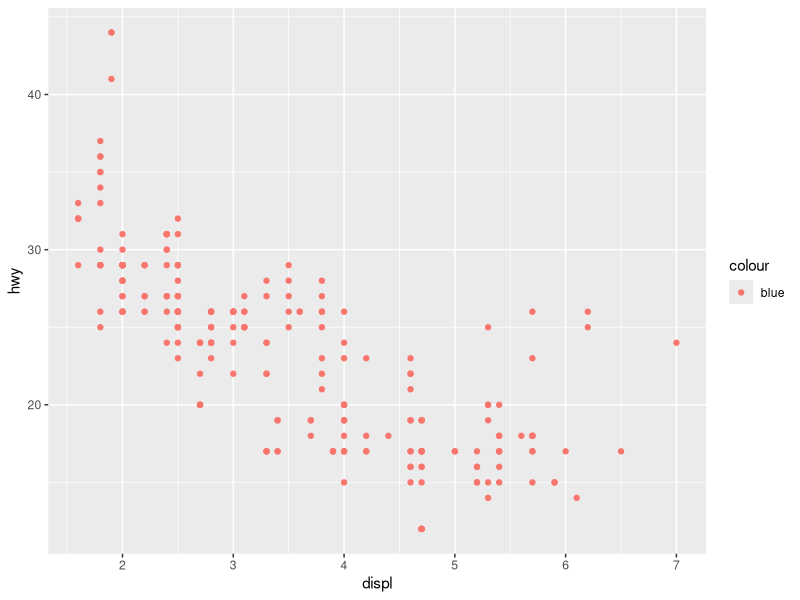
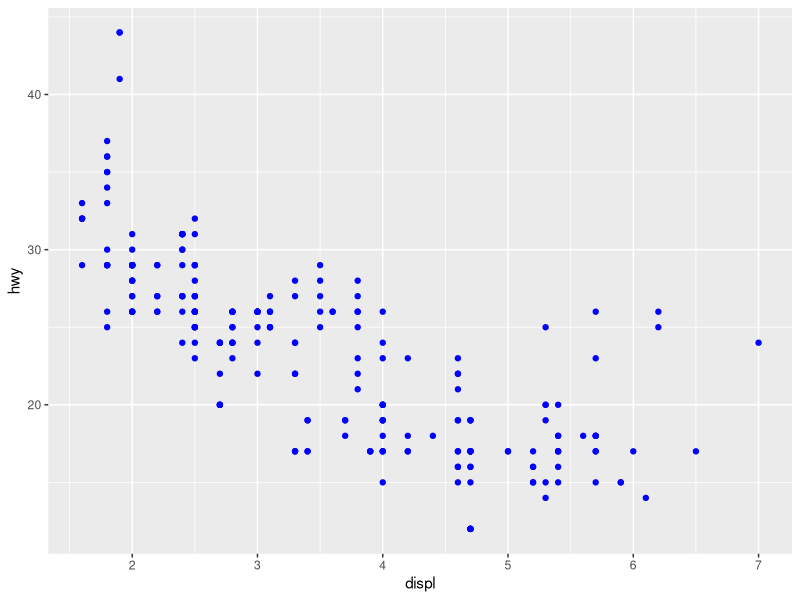
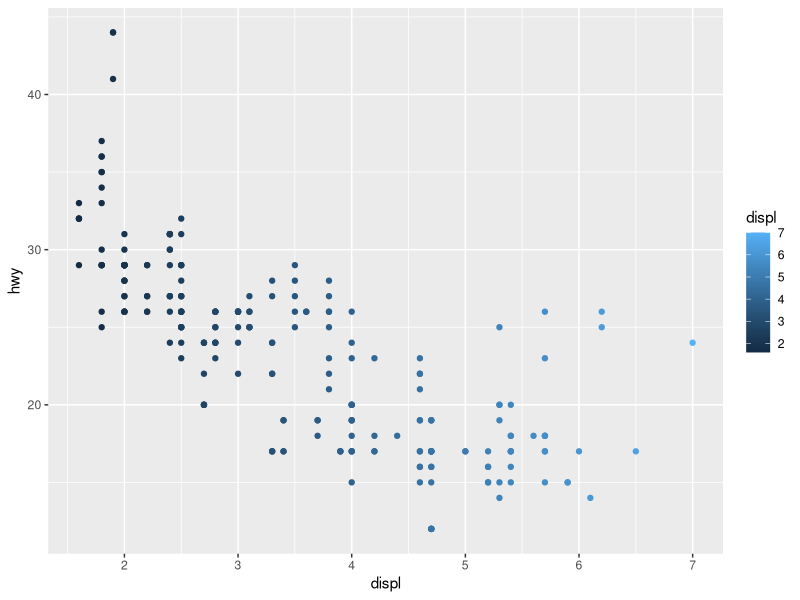
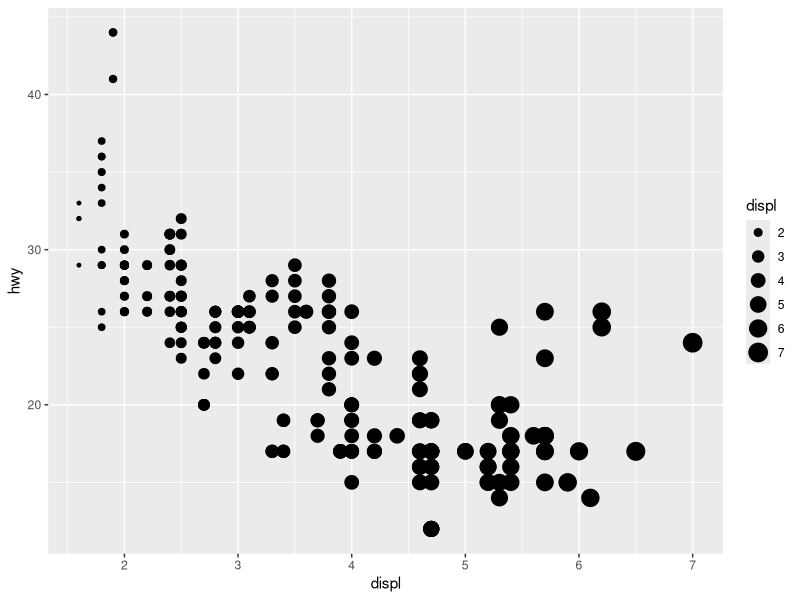
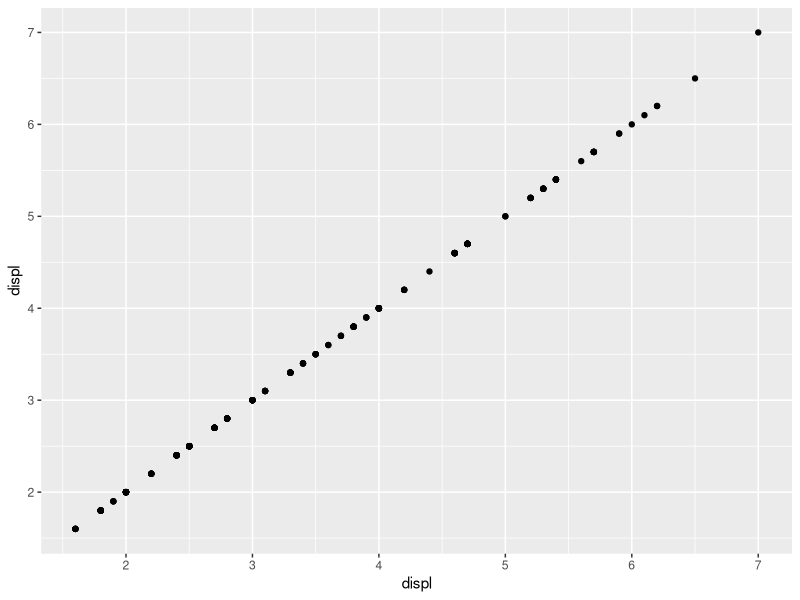
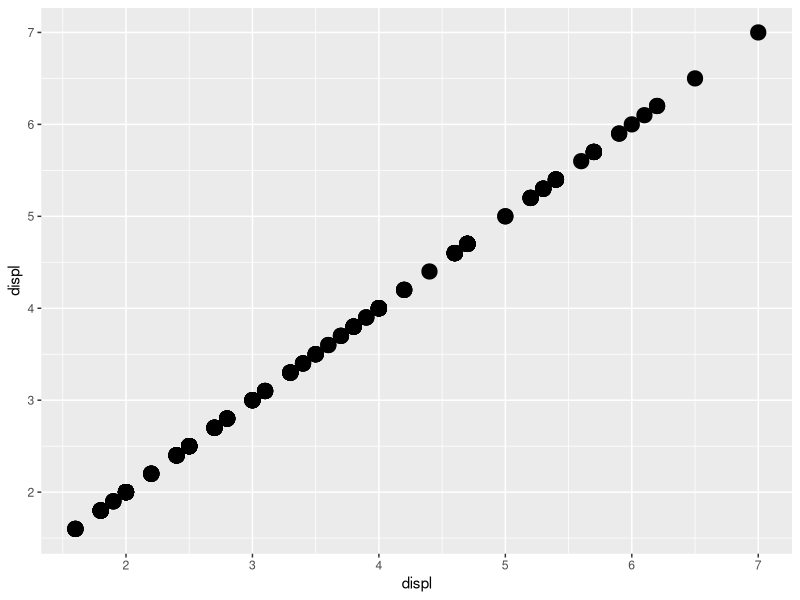
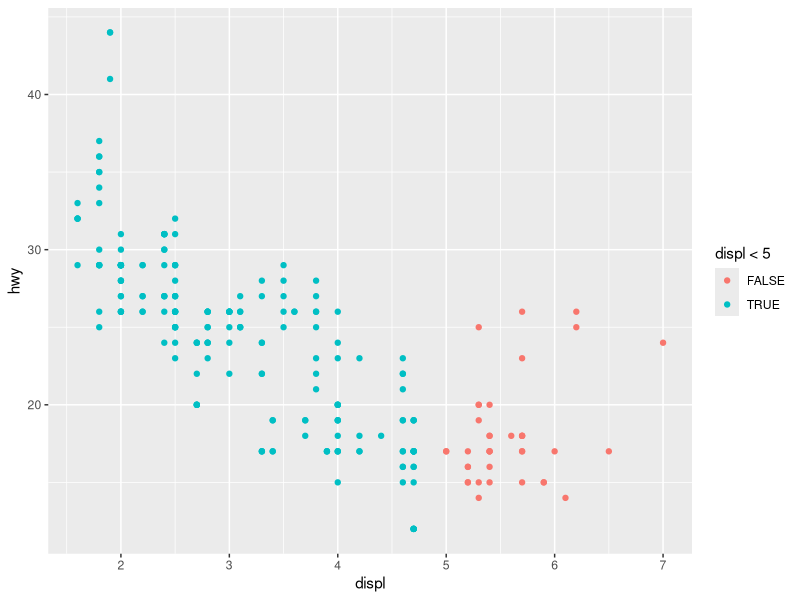
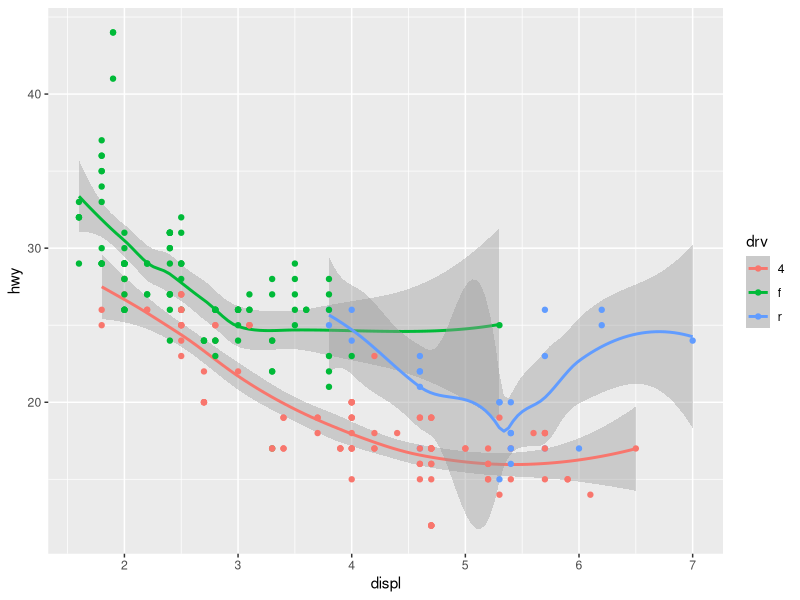

Source code (R) for these figures, in order:
library(tidyverse)

#### Data Visualization with ggplot

# -------------------#
# Geometric objects  #
# -------------------#

## 3.3.1 Exercises
# 1.
# Wrong:
ggplot(data = mpg) + 
  geom_point(mapping = aes(x = displ, y = hwy, color = "blue"))
# Fix:
ggplot(data = mpg) + 
  geom_point(mapping = aes(x = displ, y = hwy), color ="blue")

# 2.
str(mpg)
mpg

# 3.
ggplot(data = mpg) + geom_point(mapping = aes(x = displ, y = hwy, color = displ))
ggplot(data = mpg) + geom_point(mapping = aes(x = displ, y = hwy, size = displ))

# 4.
ggplot(data = mpg, aes(x = displ, y = displ)) + geom_point() 

# 5.
ggplot(data = mpg, aes(x = displ, y = displ, stroke = 3), shape = 21) + geom_point() 

# 6.
ggplot(data = mpg) + geom_point(mapping = aes(x = displ, y = hwy, color = displ < 5))

# Combining geometric objects:
ggplot(data = mpg) + 
  geom_smooth(mapping = aes(x = displ, y = hwy, color = drv)) +
  geom_point(mapping = aes(x = displ, y = hwy, color = drv))

# Better:
ggplot(data = mpg, mapping = aes(x = displ, y = hwy, color = drv)) + 
  geom_point() + 
  geom_smooth(mapping = aes(linetype = drv))

# Without confidence interval:
ggplot(data = mpg, mapping = aes(x = displ, y = hwy, color = drv)) + 
  geom_point() + 
  geom_smooth(se = FALSE)


# Exercise 3.6.6

# With stroke:
ggplot(mpg, aes(displ, hwy)) + 
  geom_point(colour="white", shape=21, size = 4,
             aes(stroke = 2, fill = factor(drv))) 
# Overlapping geometric objects:
ggplot(data = mpg, mapping = aes(x = displ, y = hwy)) +
  geom_point(color = "white", size = 4) +
  geom_point(aes(color = drv))

ggplot(data = mpg, mapping = aes(x = drv, y = class)) + geom_point()
?mpg
# ------------------------------#
# Statistical transformations   #
# ------------------------------#

# Everey statistical tr. (stat) is associated with a geom, and every geom is 
# associated with a stat.

# Exercise 3.7.1

# Using a statistical:
ggplot(data = diamonds) + 
  stat_summary(
    mapping = aes(x = cut, y = depth),
    fun.min = min,
    fun.max = max,
    fun = median
  )

# Recreating plot with geom:
ggplot(data = diamonds, aes(x = cut, y = depth)) +
  geom_pointrange(stat = "summary",
  fun.min = min,
  fun.max = max,
  fun = median)

# -----------------------#
# Position adjustments   #
# -----------------------#

# Stack proportions within each group
ggplot(data = diamonds) + 
  geom_bar(mapping = aes(x = cut, fill = clarity))

# Modify the position:

ggplot(data = diamonds) + 
  geom_bar(mapping = aes(x = cut, fill = clarity), position = "fill")

ggplot(data = diamonds) + 
  geom_bar(mapping = aes(x = cut, fill = clarity), position = "dodge")

# Overplotting: multiple points are approximated as one point because
# of the gridding. Can be accomodated by 'jittering':

ggplot(data = mpg) + 
  geom_point(mapping = aes(x = displ, y = hwy), position = "jitter")

# Equivalently:
ggplot(data = mpg) +
  geom_jitter(aes(displ, hwy))

# -------------------#
# Coordinate systems #
# -------------------#

# Exercise 3.9.1

bar <- ggplot(data = diamonds) + 
  geom_bar(mapping = aes(x = cut, fill = clarity))

bar + coord_polar()





